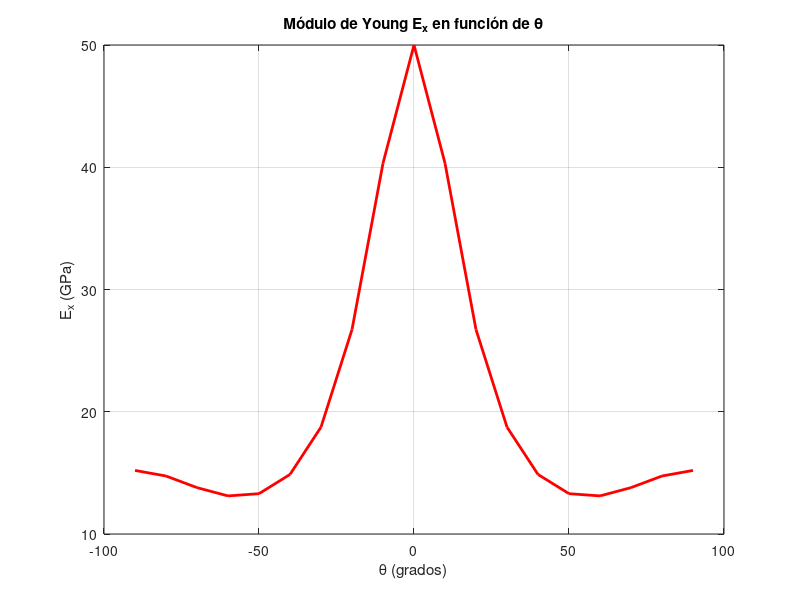
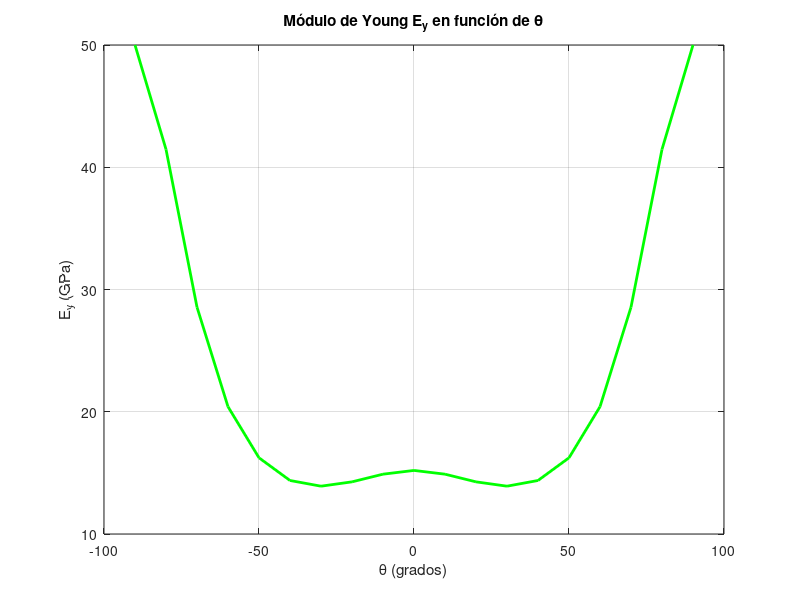
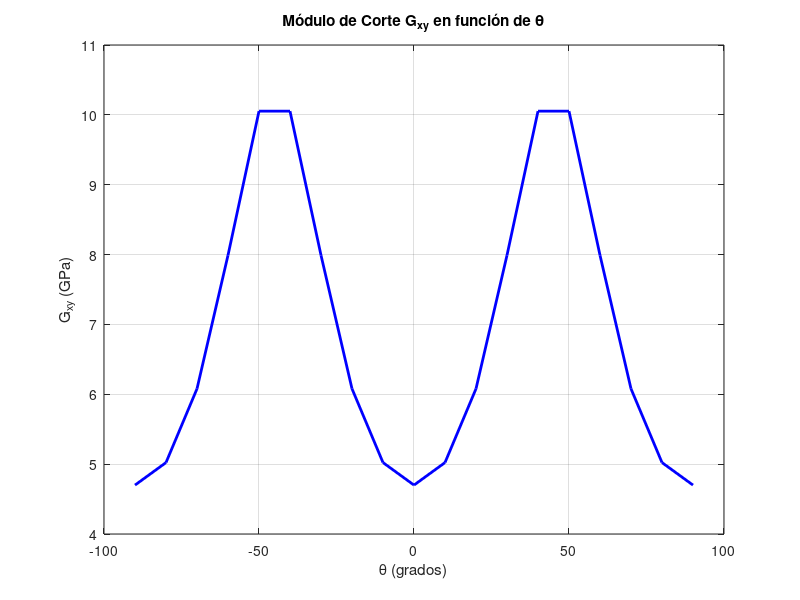
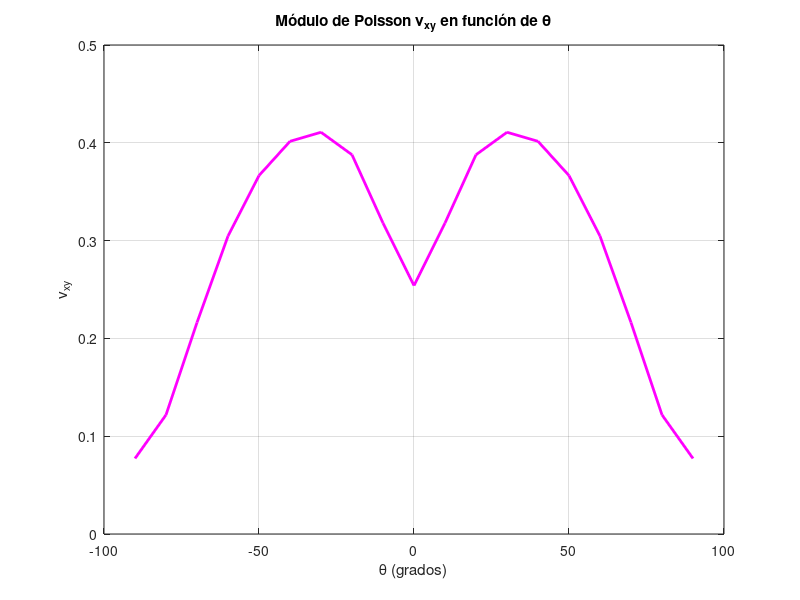

These figures' MATLAB source, in order:
close all
clc
clear

%Materiales Compuestos II
%AF 6 Programación de teorias de laminados
%Pablo Arturo Balboa Sanchez Mat. 2077799
%%Problema 1
%Inciso a)

%Sigma en el eje X en Pascales
SigmaX=100e6;

% Módulos de Young para la matriz en Pascales
Young1 = 50.0e9;
Young2 = 15.20e9;
Young3=Young2;

% Ángulo Theta 
Theta = 0; % grados con incrementos de 1 grado

% Módulos de cortante para la matriz en Pascales
G12 = 4.70e9;
G13 = G12;
G23 = 3.28e9;

% Coeficientes de Poisson para la matriz
v12 = 0.254;
v13 = v12;
v23 = 0.428;

L = 50e-3; % Lado de compuesto en metros

% Coeficientes de Poisson
v21 = (Young2 * v12) / Young1;
v31 = (Young3 * v13) / Young1;
v32 = (Young3 * v23) / Young2;

% Matriz de cumplimiento S reducida
S_redox = [1/Young1, -v12/Young1, 0; 
           -v12/Young1, 1/Young2, 0;
           0, 0, 1/G12];

%Sigma vector
Sigma=[SigmaX 0 0]';

%Calculo de Sbar
    m = cos(Theta * pi / 180);
    n = sin(Theta * pi / 180);
    T = [m*m, n*n, 2*m*n;
         n*n, m*m, -2*m*n;
         -m*n, m*n, m*m - n*n];
    Tinv = inv(T);
    Sbar = Tinv * S_redox * T;
    
%Deformacion Unitaria
epsilon=Sbar*Sigma;

%Deformacion unitaria
deltax=(L)*epsilon(1);
deltay=(L)*epsilon(2);


%Deformacion total en metros
dx=deltax+L;
dy=deltay+L;
gammaxy=epsilon(3);

%Distancia en X deformada en milimetros
dx=dx/1e-3;
dy=dy/1e-3;

fprintf('Respuestas para el problema # 1 de la AF 6\n');
fprintf('a) Dimensiones deformadas para Theta (\x03B8) = 0°\n');
fprintf('DeltaX (\x0394X): %.4f mm\n', dx);
fprintf('DeltaY (\x0394Y): %.4f mm\n', dy);
fprintf('GammaXY (\x03B3XY): %.4f\n', gammaxy);

%Inciso b)
%Reestableciendo Theta
Theta=45;

%Calculo de Sbar
    m = cos(Theta * pi / 180);
    n = sin(Theta * pi / 180);
    T = [m*m, n*n, 2*m*n;
         n*n, m*m, -2*m*n;
         -m*n, m*n, m*m - n*n];
    Tinv = inv(T);
    Sbar = Tinv * S_redox * T;
    
%Deformacion Unitaria
epsilon=Sbar*Sigma;

%Deformacion unitaria
deltax=(L)*epsilon(1);
deltay=(L)*epsilon(2);

%Deformacion total en metros
dx=deltax+L;
dy=deltay+L;
gammaxy=epsilon(3);

%Distancia en X deformada en milimetros
dx=dx/1e-3;
dy=dy/1e-3;

fprintf('b) Dimensiones deformadas para Theta (\x03B8) = +45°\n');
fprintf('DeltaX (\x0394X): %.4f mm\n', dx);
fprintf('DeltaY (\x0394Y): %.4f mm\n', dy);
fprintf('GammaXY (\x03B3XY): %.4f\n', gammaxy);

%Inciso c)
%Reestableciendo Theta
Theta=-45;

%Calculo de Sbar
    m = cos(Theta * pi / 180);
    n = sin(Theta * pi / 180);
    T = [m*m, n*n, 2*m*n;
         n*n, m*m, -2*m*n;
         -m*n, m*n, m*m - n*n];
    Tinv = inv(T);
    Sbar = Tinv * S_redox * T;
    
%Deformacion Unitaria
epsilon=Sbar*Sigma;

%Deformacion en metros
deltax=(L)*epsilon(1);
deltay=(L)*epsilon(2);


%Deformacion total en metros
dx=deltax+L;
dy=deltay+L;
gammaxy=epsilon(3);

%Distancia en X deformada en milimetros
dx=dx/1e-3;
dy=dy/1e-3;

fprintf('c) Dimensiones deformadas para Theta (\x03B8) = -45°\n');
fprintf('DeltaX (\x0394X): %.4f mm\n', dx);
fprintf('DeltaY (\x0394Y): %.4f mm\n', dy);
fprintf('GammaXY (\x03B3XY): %.4f\n', gammaxy);

%%Segundo problema de la AF 6

% Coeficientes de Poisson
%v21 = (Young2 * v12) / Young1;
%v31 = (Young3 * v13) / Young1;
%v32 = (Young3 * v23) / Young2;
v21 = v12; % Asumiendo que el material se comporte isotropicamente 

% Rango de Theta
theta_grados = -90:10:90;  % grados

% Creacion de matrices para los valores de las constantes
Youngx = zeros(size(theta_grados)); %Modulo Ex
Youngy = zeros(size(theta_grados)); %Modulo Ey
Gxy = zeros(size(theta_grados)); %Modulo de Corte xy
Poisson_xy = zeros(size(theta_grados)); % Poisson xy
Poisson_yx = zeros(size(theta_grados)); % Poisson yx

% Calculo de las constantes 
for i = 1:length(theta_grados)
    % Indice para actualizar el valor de Theta en cada ciclo
    theta = theta_grados(i);
    
    % Calculo de m y n, pasando de grados a radianes
    m = cos(theta* pi / 180);
    n = sin(theta* pi / 180);
    
    % Calculo para el modulo de Poisson xy
    den_Poisson_xy = m^4 + (Young1 / G12 - 2 * v12) * n^2 * m^2 + (Young1 / Young2) * n^2;
    num_Pisson_xy = v12 * (n^4 + m^4) - (1 + Young1 / Young2 - Young1 / G12) * n^2 * m^2;
    Poisson_xy(i) = num_Pisson_xy / den_Poisson_xy;
    
    % Calculo para el modulo de Young Ey
    den_Ey = m^4 + (Young2 / G12 - 2 * v21) * n^2 * m^2 + (Young2 / Young1) * n^4;
    Youngy(i) = Young2 / den_Ey;
    
    % Calculo para modulo de corte Gxy
    den_Gxy = n^4 + m^4 + 2 * (2 * G12 * (1 + 2 * v12) / Young1 + 2 * G12 / Young2 - 1) * n^2 * m^2;
    Gxy(i) = G12 / den_Gxy;
    
    % Calculo de modulo de Young Ex
    denom_Ex = m^4 + (Young1 / G12 - 2 * v12) * n^2 * m^2 + (Young1 / Young2) * n^4;
    Youngx(i) = Young1 / denom_Ex;
    
    % Calculo del modulo de Poisson yx
    denom_Vyx = m^4 + (Young2 / G12 - 2 * v21) * n^2 * m^2 + (Young2 / Young1) * n^2;
    num_Vyx = v21 * (n^4 + m^4) - (1 + Young2 / Young1 - Young2 / G12) * n^2 * m^2;
    Poisson_yx(i) = num_Vyx / denom_Vyx;
end

% Convertir las constantes a GPa para la gráfica
Youngx = Youngx / 1e9;
Youngy = Youngy / 1e9;
Gxy = Gxy / 1e9;

% Graficar las constantes elásticas en figuras separadas

% Gráfica de Ex
figure;
plot(theta_grados, Youngx, 'r', 'LineWidth', 2);
grid on;
xlabel('\theta (grados)');
ylabel('E_x (GPa)');
title('Módulo de Young E_x en función de \theta');

% Gráfica de Ey
figure;
plot(theta_grados, Youngy, 'g', 'LineWidth', 2);
grid on;
xlabel('\theta (grados)');
ylabel('E_y (GPa)');
title('Módulo de Young E_y en función de \theta');

% Gráfica de Gxy
figure;
plot(theta_grados, Gxy, 'b', 'LineWidth', 2);
grid on;
xlabel('\theta (grados)');
ylabel('G_{xy} (GPa)');
title('Módulo de Corte G_{xy} en función de \theta');

% Gráfica de Poisson xy
figure;
plot(theta_grados, Poisson_xy, 'm', 'LineWidth', 2);
grid on;
xlabel('\theta (grados)');
ylabel('\nu_{xy}');
title('Módulo de Poisson \nu_{xy} en función de \theta');

% Gráfica de Poisson yx 
figure;
plot(theta_grados, Poisson_yx, 'k', 'LineWidth', 2);
grid on;
xlabel('\theta (grados)');
ylabel('\nu_{yx}');
title('Módulo de Poisson \nu_{yx} en función de \theta');